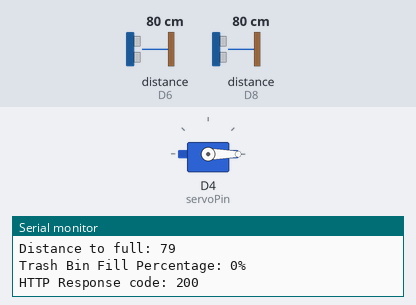
This sketch was run on a simulated ESP8266 (NodeMCU). Shown: servo, the last lines printed to the serial monitor. Wiring (inferred from the names in the program): 2 × ultrasonic range finder: trigger D7, echo D8 / trigger D5, echo D6. Inputs (shaded band) come from the test bench; at power-on: distance to the obstacle (sensors on D6, D8) 80 cm. The echo pulse lasts 58.3 µs per cm; WiFi joins after 1.5 s; servers stay silent unless stated; uploads are accepted with an empty reply.

Above: at 3.2 s.
3.3 s: distance to the obstacle (sensor on D6) set to 12 cm
9.1 s: distance to the obstacle (sensor on D6) set to 9 cm
At 13.4 s:
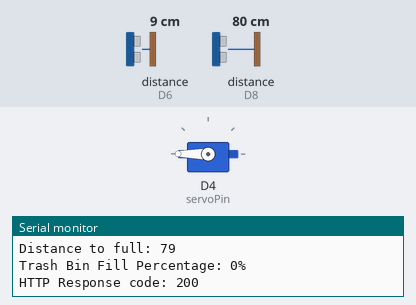
14.9 s: distance to the obstacle (sensor on D6) set to 18 cm
At 18.8 s:
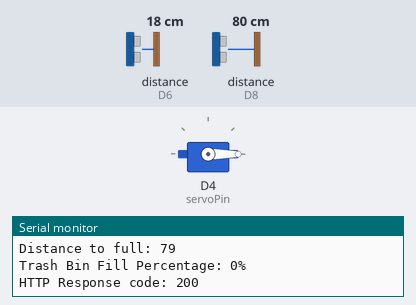
20.7 s: distance to the obstacle (sensor on D6) set to 2 cm
At 24.2 s:
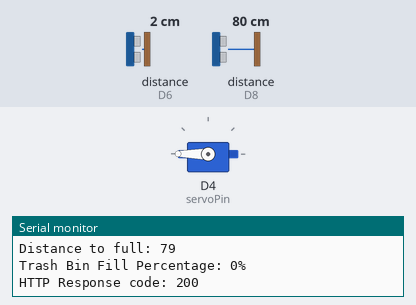
Timing chart, 0 to 25.7 s (numbered marks = the images above; inputs shaded):
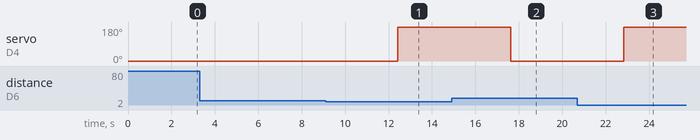

Measured:
- the behaviour switches between 11 and 10 cm on distance to the obstacle (sensor on D6) (found by bisection; images 0 and 1)
- after the input at 9.1 s, servo on D4 (servoPin): 0° → 180° after 3.3 s
- after the input at 14.9 s, servo on D4 (servoPin): 180° → 0° after 2.7 s
- after the input at 20.7 s, servo on D4 (servoPin): 0° → 180° after 2.1 s

The sketch:

sampah_iot.ino
```cpp
#include <ESP8266WiFi.h>
#include <ESP8266HTTPClient.h>
#include <Servo.h>

// Define pins
const int trigPinOpen = D5;  // Sensor buka tutup
const int echoPinOpen = D6;
const int trigPinFull = D7;  // Sensor status penuh
const int echoPinFull = D8;
const int servoPin = D4;

// WiFi credentials
const char* ssid = "KISARA";
const char* password = "hitorigotou";
const char* serverUrl = "http://192.168.43.62:8000/api/trash-bin";

// Create Servo object
Servo servo;

// Variables
unsigned long lastDetectionTime = 0;
const unsigned long openDuration = 1000;  // 1 second
bool isLidOpen = false;
int fillPercentage = 0;
const int maxDepth = 20; // Kedalaman maksimal tempat sampah dalam cm

// Function to calculate distance
long getDistance(int trigPin, int echoPin) {
    digitalWrite(trigPin, LOW);
    delayMicroseconds(2);
    digitalWrite(trigPin, HIGH);
    delayMicroseconds(10);
    digitalWrite(trigPin, LOW);

    long duration = pulseIn(echoPin, HIGH);
    long distance = (duration * 0.034) / 2;
    return distance;
}

void setup() {
    Serial.begin(115200);
    pinMode(trigPinOpen, OUTPUT);
    pinMode(echoPinOpen, INPUT);
    pinMode(trigPinFull, OUTPUT);
    pinMode(echoPinFull, INPUT);

    servo.attach(servoPin);
    servo.write(0);  // Initial position (tutup)

    // Connect to WiFi
    WiFi.begin(ssid, password);
    while (WiFi.status() != WL_CONNECTED) {
        delay(1000);
        Serial.println("Connecting to WiFi...");
    }
    Serial.println("Connected to WiFi");
}

void loop() {
    // Sensor buka tutup
    long distanceOpen = getDistance(trigPinOpen, echoPinOpen);
    Serial.print("Distance to open: ");
    Serial.println(distanceOpen);

    // Sensor status penuh
    long distanceFull = getDistance(trigPinFull, echoPinFull);
    Serial.print("Distance to full: ");
    Serial.println(distanceFull);

    // Hitung persentase keterisian
    fillPercentage = map(distanceFull, 0, maxDepth, 100, 0);
    fillPercentage = constrain(fillPercentage, 0, 100);

    Serial.print("Trash Bin Fill Percentage: ");
    Serial.print(fillPercentage);
    Serial.println("%");

    // Logika untuk buka tutup
    if (distanceOpen < 10) {  // Jika jarak < 10 cm
        lastDetectionTime = millis();
        if (!isLidOpen) {
            servo.write(180);  // Buka tutup
            isLidOpen = true;
        }
    }

    // Tutup otomatis setelah durasi tertentu
    if (isLidOpen && (millis() - lastDetectionTime > openDuration)) {
        servo.write(0);  // Tutup tutup
        isLidOpen = false;
    }

    // Kirim data ke server
    sendDataToServer(fillPercentage);

    delay(5000);  // Delay 5 detik sebelum update berikutnya
}

// Function to send data to server
void sendDataToServer(int fillPercent) {
    if (WiFi.status() == WL_CONNECTED) {
        WiFiClient client;  // Objek WiFiClient diperlukan untuk komunikasi HTTP
        HTTPClient http;
        http.begin(client, serverUrl); // Perbaikan penggunaan HTTPClient::begin

        http.addHeader("Content-Type", "application/x-www-form-urlencoded");

        String postData = "fill_percentage=" + String(fillPercent);
        int httpResponseCode = http.POST(postData);

        Serial.print("HTTP Response code: ");
        Serial.println(httpResponseCode);

        http.end();
    } else {
        Serial.println("WiFi not connected");
    }
}
```
